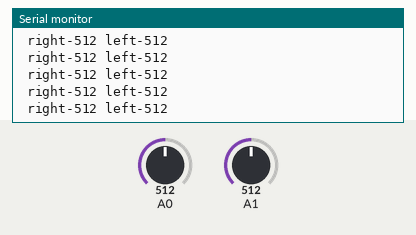
Recording of a sketch running on a simulated Arduino Uno, built with avr-gcc and run on an emulated ATmega328P. Shown: the last lines printed to the serial monitor. The inputs (shaded band) are chosen by the test bench; at power-on: A1 = 512, A0 = 512.

Above: at 1.2 s.
1.3 s: A1 set to 105
At 2.2 s:
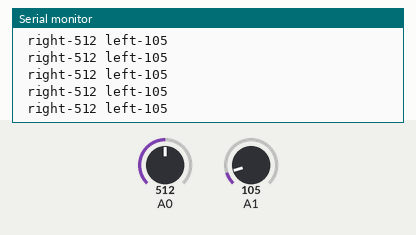
2.8 s: A1 set to 94
At 3.4 s:
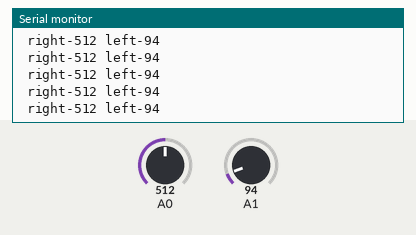
5.8 s: A0 set to 106
At 6.4 s:
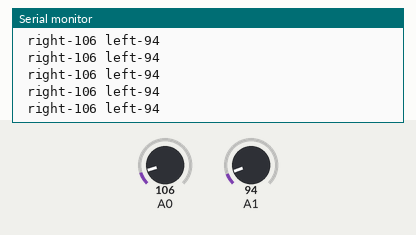
8.8 s: A0 set to 92
At 9.8 s:
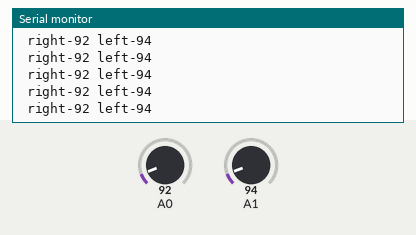
Timing chart, 0 to 11.8 s (numbered marks = the images above; inputs shaded):
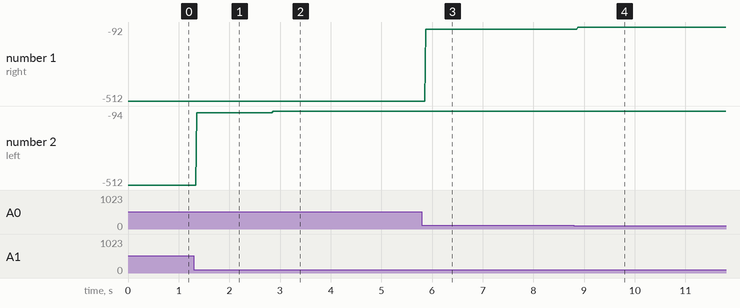

Measured:
- after the input at 1.3 s, the serial monitor: prints a new line after 0.05 s (image 1)
- after the input at 2.8 s, the serial monitor: prints a new line after 0.06 s (image 2)
- after the input at 5.8 s, the serial monitor: prints a new line after 0.08 s (image 3)
- after the input at 8.8 s, the serial monitor: prints a new line after 0.07 s (image 4)
- plotted number 1: -512 → -106 after the input at 5.8 s, -106 → -92 after the input at 8.8 s
- plotted number 2: -512 → -105 after the input at 1.3 s, -105 → -94 after the input at 2.8 s

The sketch:

line_following.ino
```cpp
// put your setup code here, to run once:
void setup()
{
pinMode(A0,INPUT);
pinMode(A1,INPUT);
Serial.begin(9600);
}

void loop() {
// put your main code here, to run repeatedly:
Serial.print(" right-");
Serial.print(analogRead(A0));
Serial.print(" left-");
Serial.println(analogRead(A1));
}
```
